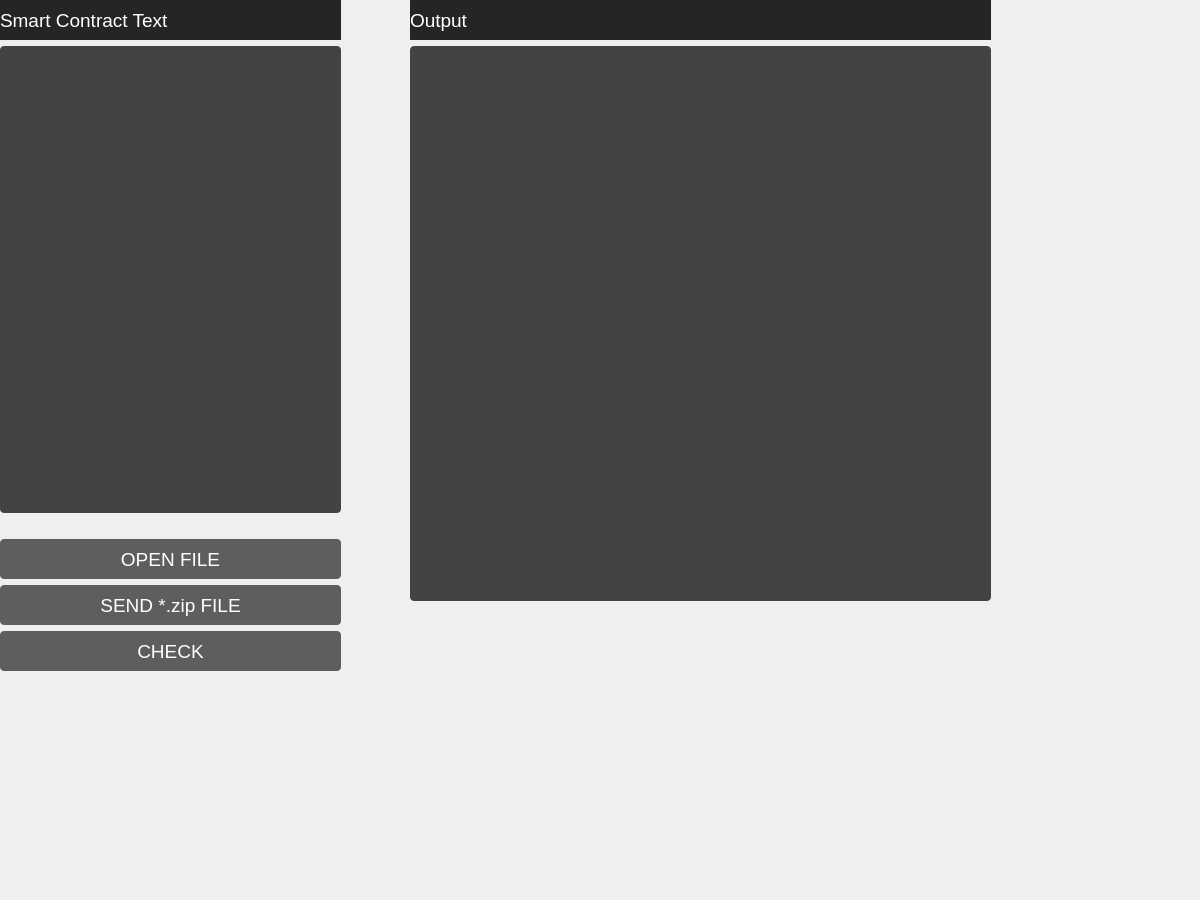
<?xml version="1.0" encoding="UTF-8"?>
<ui version="4.0">
 <class>ContractCheckerFrame</class>
 <widget class="QFrame" name="ContractCheckerFrame">
  <property name="geometry">
   <rect>
    <x>0</x>
    <y>0</y>
    <width>1200</width>
    <height>900</height>
   </rect>
  </property>
  <property name="windowTitle">
   <string>Frame</string>
  </property>
  <widget class="QWidget" name="layoutWidget">
   <property name="geometry">
    <rect>
     <x>0</x>
     <y>0</y>
     <width>341</width>
     <height>671</height>
    </rect>
   </property>
   <layout class="QVBoxLayout" name="verticalLayout">
    <item>
     <widget class="QLabel" name="labelAction">
      <property name="minimumSize">
       <size>
        <width>0</width>
        <height>40</height>
       </size>
      </property>
      <property name="maximumSize">
       <size>
        <width>16777215</width>
        <height>40</height>
       </size>
      </property>
      <property name="font">
       <font>
        <family>Arial</family>
        <pointsize>14</pointsize>
       </font>
      </property>
      <property name="styleSheet">
       <string notr="true">background-color: rgb(37, 37, 37);
color: rgb(255, 255, 255);</string>
      </property>
      <property name="text">
       <string>Smart Contract Text</string>
      </property>
     </widget>
    </item>
    <item>
     <widget class="QTextEdit" name="textEditContract">
      <property name="enabled">
       <bool>true</bool>
      </property>
      <property name="font">
       <font>
        <family>Arial</family>
        <pointsize>14</pointsize>
       </font>
      </property>
      <property name="styleSheet">
       <string notr="true">background-color: rgb(68, 67, 67);
color: rgb(255, 255, 255);
border-radius: 4px;</string>
      </property>
      <property name="placeholderText">
       <string/>
      </property>
     </widget>
    </item>
    <item>
     <spacer name="verticalSpacer_2">
      <property name="orientation">
       <enum>Qt::Vertical</enum>
      </property>
      <property name="sizeType">
       <enum>QSizePolicy::Fixed</enum>
      </property>
      <property name="sizeHint" stdset="0">
       <size>
        <width>20</width>
        <height>20</height>
       </size>
      </property>
     </spacer>
    </item>
    <item>
     <widget class="QPushButton" name="pushButtonOpenFile">
      <property name="minimumSize">
       <size>
        <width>0</width>
        <height>40</height>
       </size>
      </property>
      <property name="maximumSize">
       <size>
        <width>16777215</width>
        <height>40</height>
       </size>
      </property>
      <property name="font">
       <font>
        <family>Arial</family>
        <pointsize>14</pointsize>
       </font>
      </property>
      <property name="styleSheet">
       <string notr="true">background-color: rgb(95, 94, 94);
color: rgb(255, 255, 255);
border-radius: 4px;</string>
      </property>
      <property name="text">
       <string>OPEN FILE</string>
      </property>
     </widget>
    </item>
    <item>
     <widget class="QPushButton" name="pushButtonSendFile">
      <property name="minimumSize">
       <size>
        <width>0</width>
        <height>40</height>
       </size>
      </property>
      <property name="maximumSize">
       <size>
        <width>16777215</width>
        <height>40</height>
       </size>
      </property>
      <property name="font">
       <font>
        <family>Arial</family>
        <pointsize>14</pointsize>
       </font>
      </property>
      <property name="styleSheet">
       <string notr="true">background-color: rgb(95, 94, 94);
color: rgb(255, 255, 255);
border-radius: 4px;</string>
      </property>
      <property name="text">
       <string>SEND *.zip FILE</string>
      </property>
     </widget>
    </item>
    <item>
     <widget class="QPushButton" name="pushButtonCheck">
      <property name="minimumSize">
       <size>
        <width>0</width>
        <height>40</height>
       </size>
      </property>
      <property name="maximumSize">
       <size>
        <width>16777215</width>
        <height>40</height>
       </size>
      </property>
      <property name="font">
       <font>
        <family>Arial</family>
        <pointsize>14</pointsize>
       </font>
      </property>
      <property name="styleSheet">
       <string notr="true">background-color: rgb(95, 94, 94);
color: rgb(255, 255, 255);
border-radius: 4px;</string>
      </property>
      <property name="text">
       <string>CHECK</string>
      </property>
     </widget>
    </item>
   </layout>
  </widget>
  <widget class="QWidget" name="layoutWidget_2">
   <property name="geometry">
    <rect>
     <x>410</x>
     <y>0</y>
     <width>581</width>
     <height>601</height>
    </rect>
   </property>
   <layout class="QVBoxLayout" name="verticalLayout_2">
    <item>
     <widget class="QLabel" name="label">
      <property name="minimumSize">
       <size>
        <width>0</width>
        <height>40</height>
       </size>
      </property>
      <property name="maximumSize">
       <size>
        <width>16777215</width>
        <height>40</height>
       </size>
      </property>
      <property name="font">
       <font>
        <family>Arial</family>
        <pointsize>14</pointsize>
       </font>
      </property>
      <property name="styleSheet">
       <string notr="true">background-color: rgb(37, 37, 37);
color: rgb(255, 255, 255);</string>
      </property>
      <property name="text">
       <string>Output</string>
      </property>
     </widget>
    </item>
    <item>
     <widget class="QTextEdit" name="textEditOutput">
      <property name="font">
       <font>
        <family>Arial</family>
        <pointsize>14</pointsize>
       </font>
      </property>
      <property name="styleSheet">
       <string notr="true">background-color: rgb(68, 67, 67);
color: rgb(255, 255, 255);
border-radius: 4px;</string>
      </property>
      <property name="readOnly">
       <bool>true</bool>
      </property>
     </widget>
    </item>
   </layout>
  </widget>
 </widget>
 <resources/>
 <connections/>
</ui>
